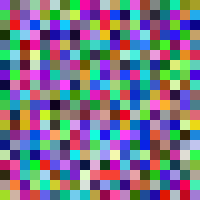
Frame 1 (no input)
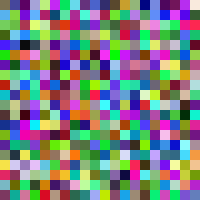
Frame 60 (the mouse pressed at the canvas centre just before this capture)
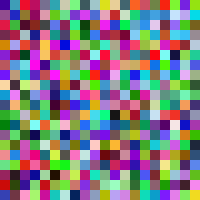
Frame 120 (the mouse held since frame 60 and released just before this capture)

The Processing sketch that drew these frames (run headless with seeded random() and noise(); from frame 60 on, the mouse is pressed at the canvas centre):

// Processing sketch: exercise_6_8
// ── exercise_6_8.pde
int a, b, c;
void setup(){
  size(200,200);
}
void draw(){
  for(int x=0; x<width; x+=10){
    for(int y=0; y<height; y+=10){
      a = (int) random(0,255);
      b = (int) random(0,255);
      c = (int) random(0,255);
      noStroke();
      fill(a,b,c);
      rect(x,y,10,10);
    }
  }
}
